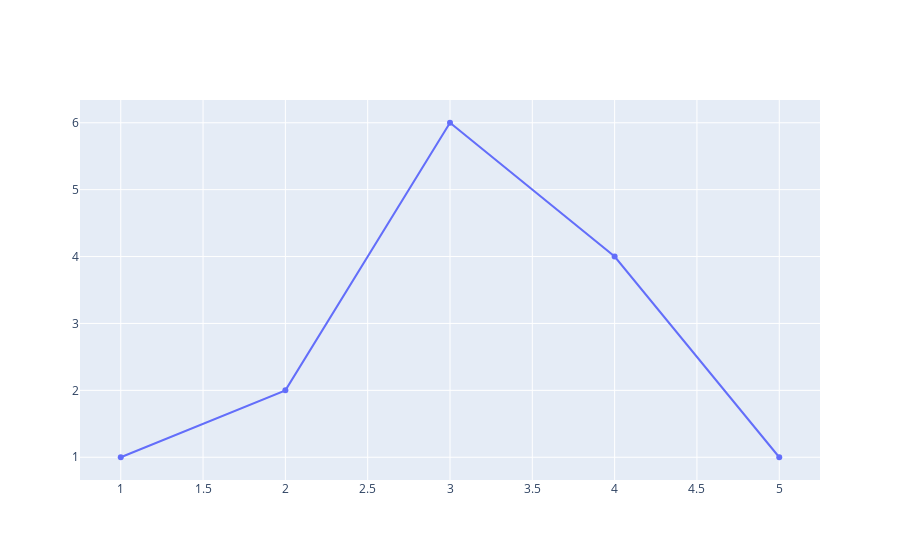

Write notebook code for a chart like this one.
### Code cell
iplot([{"x": [1, 2, 3, 4, 5], "y": [1, 2, 6, 4, 1]}])

### Figure 1 — Plotly figure (JSON) as saved in the notebook; plotly's stock layout.template omitted (floating-point values rounded to 4 significant figures)
{"data": [{"type": "scatter", "x": [1, 2, 3, 4, 5], "y": [1, 2, 6, 4, 1]}], "layout": {}}
